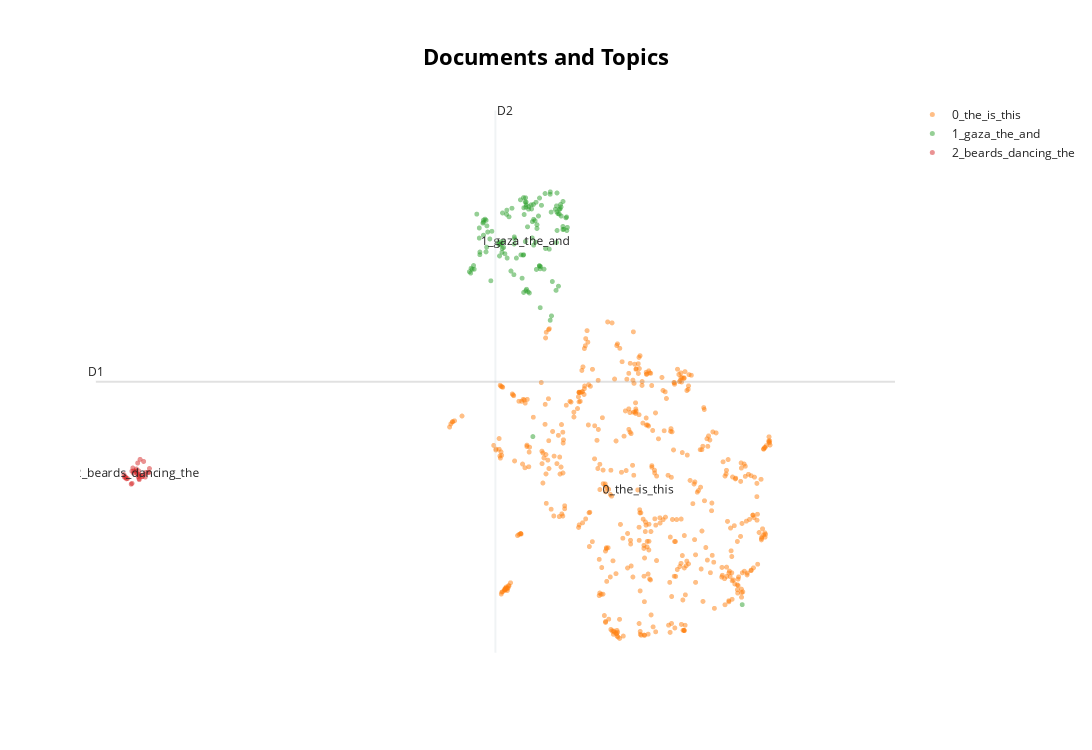

The notebook cell this image was saved under:
### Code cell
import pandas as pd
from bertopic import BERTopic


dfs1 = {
    'trump_gaza_1000.csv': pd.read_csv('../data/cleaned/trump_gaza_1000.csv'), 
    'JH_new_wars_1000': pd.read_csv('../data/cleaned/JH_new_wars_1000.csv'),
    'jack_vs_calley_1000': pd.read_csv('../data/cleaned/jack_vs_calley_1000.csv')
    }

embeddeding_001_model = BERTopic(
    embedding_model=GeminiEmbeddingBackend(),
    
)
for df_name, df in dfs1.items():
    print(f"Processing {df_name}...")
    topics, probs = embeddeding_001_model.fit_transform(df['cleaned_text'].tolist())
    fig = embeddeding_001_model.visualize_documents(docs=df['cleaned_text'].tolist(), topics=topics, custom_labels=df['text'].tolist())
    fig.show()

### Figure 1 — Plotly figure (JSON) as saved in the notebook; plotly's stock layout.template omitted (floating-point values rounded to 4 significant figures; data arrays with more than 128 entries replaced by an {"elided": "..."} marker saying what was removed)
{"data": [{"hoverinfo": "text", "hovertext": [null], "marker": {"color": "#CFD8DC", "opacity": 0.5, "size": 5}, "mode": "markers+text", "name": "other", "showlegend": false, "type": "scattergl", "x": [NaN], "y": [NaN]}, {"hoverinfo": "text", "hovertext": {"elided": "483 str values"}, "marker": {"opacity": 0.5, "size": 5}, "mode": "markers+text", "name": "0_the_is_this", "text": {"elided": "483 str values"}, "textfont": {"size": 12}, "type": "scattergl", "x": {"elided": "483 float values"}, "y": {"elided": "483 float values"}}, {"hoverinfo": "text", "hovertext": ["gaza is the  state .  us army get ready.", "trump ist the best president for the united staats of israel  !  i hope the usa get a president that loves so much his country smiling_face_with_smiling_eyes", "weird way to ceasefire by buying the land between israel and palestinian territories so he can act as a buffer.", "this is why i love trump. people were ignorant of gaza when biden was president. trump didn't even notice the bearded belly dancers!!! face_with_tears_of_joy", "cross on al aqsa the astonishing plan", "gaza is not in sale!", "people are crying but the idea of rebuilding gaza into a paradise is lovely. stop being so hysterical over an ai video people.", "call it \"trump gaza graveyard\"", "trump will make netanyahu and musk be his downfall", "i'm sure he realizes that he's not talking to investors for a new trump dump, but to the entire planet.  he's acting like this is a real estate deal for himself when it's supposed to be about rebuilding homes for the people whose lives have been destroyed by the convict's buddy netty.", "feast and dance the deal is done", "i mean, all things considered, i think it's better to live in a riviera than in a place completely destroyed by war", "real nu one-liked i'm student's trump of iran-", "i think trump's idea of turning gaza into a giant resort is terrible.  palestinians are not animals to be removed so that other people can take their place.", "trump gaza number  !face_with_tears_of_joy", "looks awesome! much better looking than the last  years in gaza", "isreal won this war", "trump will take over gaza", "he is clearly delusional!  will never happen!  this is palestinians home land and he thinks he is going to just displace the people and build something no one wants but him .", "miami vice moving to gaza", "racist trump envisions a palestinian free gaza.", "palestine will always remain a middle eastern country belonged by palestinians. not an american president and definitely not its spoiled child israel, will take it. not so dear usa try staying there away from middle east and europe and try minding your own business", "so you take a mass grave site and do what with it? build condos?", "musical_notes donald's coming to set you freebringing the light for all to seeno more tunnels no more feartrump gaza is finally heretrump gaza shining brightgolden future, a brand new light feast and dance the deal is donetrump gaza number trump gaza shining brightgolden future, a brand new light feast and dance the deal is donetrump gaza number  musical_notes", "sorry gaza, i don't think we're going to help.", "\"i dont wanna be a wise guy. \" buddy, you are actively shaking down the ukrainian president for your protection money. you are a mobster.", "trump is incarnation of reynald chatillon ( reynald planned to destroy of   holy places in mecca Confusion", "dis his dad leave gagza in inheritence to him?that's theiving private property and that also hunderds of miles away!", "it is just so telling that his image of a better gaza is a resort for ultra-rich people full of beach attractions, balloons, expensive clubs and luxury cars (that seemingly stray into pedestrian spaces all the timeConfusion. where are the normal people? where is transportation for everyone who is presumably running this stuff? are there also normal places to go?their idea of improvement is just a tourist trap for m+ net worths.", "trump gazans be like:\"netanyahu akbar!\"", "so, he shares a cartoonish version of the possibilities of what gaza could become. i don't see any harm in that. i'm quite sure the average gazan would rather live in luxury than what they've been living in for almost a century now.", "this is a place where only . million palestinians who talk about human rights are violating human rights today only palestine", "make gaza great again! that's what you voted for right?", "why are we in league with israel?", "trump = murderer.                    netanyahu = murderer.                           both are not considered as human anymore", "trump gaza number  party_poppermoney-mouth_face", "just wants to be the golden idol of the middle east .", "what a lovely vision for middle east lets hope president trump gonna deliver this project that could be tui top sell in ", "wuzhou, guangxi, is poised to be a major belt and road success for china, driven by a growing population, precision manufacturing, ai robotics, and semiconductor technology. with high speed connections to guangzhou, hong kong, and shenzhen extending into western china and vietnam, wuzhou is strategically positioned to become a key hub for innovation and trade.", "what. is. this?this isn't going to make anyone feel better of what gaza had been through. so many children have lost their families, alive or dead, and this is going to recover our pain?", "trump gaza is finally here!", "i am for this development but oppose him on canada partition,greenland and most policies otherwise", "this is a direct response to palestinian children celebrating the coffins of bibas family", "gaza? he won't fix the homelessness on streets in america?", "trump will get his hands on the gas fields off the coast of gaza. that's all. he will take over every foreign country for his benefits and make money while he cuts off anyone else.", "hope that iran will solve the problem and get rid off trump and netanjahu. if noone else can do it.", "don't worry folks..the palestinians can afford to stay", "so illegal immigration to the us is unacceptable, but illegal immigration to gaza is fine?", "\"and i will run these streets, like i run my casinosmore police and less latinos\"face_with_tears_of_joyface_with_tears_of_joyface_with_tears_of_joy-epicrapbattlesofhistory", "israel planned october th", "the best resort in the mediterranean: trump gaza.", "when will trump and netanyahu be judged on this earth, who have the blood of innocent palestinian children on their hands?crying_facecrying_facecrying_face", "don't let trump into the gaza", "imagine an arab leader posting such thing about turning usa into their dream resort place face_with_tears_of_joy like trump should stay in the usa and fix america first before heading over to the middle east.", "won't do usaid unless it's usannexation.", "will he likewise build a \"riviera\" in greenland?", "he cannot just take their home.......he is so self concerned.", "pray for the palestinians please red_heartred_heartred_heart", "interesting how all sides are upset by even a remote joke about prosperity for gaza", "\"welcome to aza now arab free\"disguesting", "finalmente una soluzione finale al problema palestinese.", "hyped to visit trump gaza!looks beautiful and glorious!", "being a realist, trump gaza, if ain't happening in the next  years, it should not even start.", "does egypt or jordan want palestinians in their country?", "no gaza is sufringcrying_face", "trump gaza # hugging_facehugging_face", "so, peaople of gaza ware fighting not to be under any ones shoe and to be separate nation (i still think that their war and prewar crimes ware horrid and they should be punishedConfusion  and now, the will be trmup gazians instead of palestinian.", "i thought you wanted the trans community and children to be closer...", "trump gaza number one....io penso: trump.....ummm copate....person_facepalmingperson_facepalmingperson_facepalming", "this is visionary. true genius. what is the alternative? constant war, relief programs and living in dirt because of extremists? djt needs applauding!", "i'd rather live in the present gaza than trump's gaza", "gaza is not for sale!!!", "he's talking about gaza like it belongs to he's mother", "face_with_tears_of_joyface_with_tears_of_joyface_with_tears_of_joy a very stu pid president, u think gazan fighters r like your slaves in the other countries. we learn u meaning of manhood n dignity is. money can just buy material things. our lands value is above all your silly dreams victory_handraised_fist from gaza land of pride that you'll just find in gaza n palestine", "trump's dream that will never come true. free palestine", "the palestinians  could have had a paradise; instead they spent billions on weapons & terror tunnels....", "trump gaza is finally here!", "where does he think all the builders will come from?", "palestine got to move out of gaza or this will continue or history repeats itself as egypt went to war in gaza and jordon    now israel", "donald the world is not a shop window, the planet is not for sale. you can't  measure everything in money.", ", people died, including , children, and he wants to displace a million and a half people from gaza so that we can see this scene? i have become convinced that you are an alien who does not live with us on earth. please step aside and leave us humans to solve our problems.", "lyrics:donald trump to set you freebringing the light for all to seeno more tunnels no more feartrump gaza is finally heretrump gaza shining brightgolden future a brand new lightpeace and dance the deal is donetrump gaza number onetrump gaza shining brightgolden future a brand new lightfeast and dance the deal is donetrump gaza number one", "the video reminds me of the mocking videos the idf posted of themselves blowing gaza up. cruel.", "oh i see thats why he give israel money and everything to make the palestinians hopeless and give up their lands", "great idea! face_with_tears_of_joy and he will take  milion people from gaza to the us, right?face_with_tears_of_joyface_with_tears_of_joyface_with_tears_of_joy", "gaza is not for anyone to just take it!", "so palestine just loses their territory? it's as simple as that?", "i love donald trump because i love truth, and i hate hypocrisy. donald trump is not responsible for the genocides in gaza. he is even the one that force the killers to negotiate winking_face", "funny how everyone in the comments judge this project as \"pure evil\" while what they probably consider a reasonable policy has led us to hamas.", "i'm not going to lie. if i travel to gaza for vacation, i will buy one of those golden statues as a souvenir.", "i like how trump is with the women , elon eating food face_with_tears_of_joy the song is catchy! i believe that trump could totally transform gaza", "trump's london, berlin, paris and so on will follow", "after disrespecting zelensky he is diverting attention of the people by disrespecting the middle east like someone who doesn't care anyone. smiling_face_with_open_mouth_&_cold_sweat", "all the people posting \"it's impossible\" comments forget that the middle east has great potential - look at uae, ksa, etc. beirut used to be the paris of the middle east. why not gaza too? anyone can dream, and free markets, technology and capitalism are strong motors for progress.", "trump gaza here we come!!!!!", "wait until we see ones about the ukrainian minerals and business in russia.", "knowing of the history of gaza and the situation...this is just disgusting and disrespectful to the reality that is happening in this moment. crying_face", "so they want to clone dubai? can the rich saudis pick up the bill as well since it is all saudi style...", "trump gaza casino and beach resort  soonface_with_open_mouth.", ": above the trump gaza sign, you see what's obviously a baphommet or goat head. on the side of each pillar you see what looks like an owl, a common symbol that means wisdom; the baphommet is in a dome that's an eye like the all-seeing eye and on the right pillar you see the number \"\" a common symbol in the occult.", "this will stay dreamyou never ever can take their land, if you want it you have to fight for it", "trampy started war in the beginning so he could build condos there", "whats funny about this, is that trump made a bluff on this and egypt, qatar and the uae stepped in and handled it. he got gaza fixed without even spending a cent. art or the deal, baby!!", "impossible trump clown_face  gaza is not a playground", "this is great thumbs_up  trump gaza we want to see. smiling_face_with_open_mouth_&_cold_sweat", "free free trump gaza free free trump gaza", "no true. usa  no come gaza, palestiina is free", "trump gaza number one", "gaza lago lets gooo", "shaytan trump and nethanjahu may your punishment be huge", "the genocide coalition has lost its mind! the indigenous native gazans will never surrender to white settler colonization of their native lands.", "is this video intended for the people of gaza to watch?", "trump gaza best gaza!", "that video is so sick!!! trump gaza #", "trump wants to make gaza like uae and qatarwhat's wrong with that?", "whats the deal with this, the us takes over gaza and builds this monstrosity and then trump claims it as his?", "i thought the united arab emirates was the riviera of the middle east.", "will the lions of gaza allow you to do that?", "imagine crying_facetrump wanted to displaced the poor people of gaza for making the hotspot of  nude dance with girl... waahwhat a barbaric mind occupied he is...!", "so...trump shares this.....does he know that by the time gaza looked like this he would literally be like  years old, and dead?", "where's the respect for all the people who were murdered in gaza without mercy? that guy will definitely be the down fall of everything.", "trump gaza # face_with_tears_of_joyface_with_tears_of_joyface_with_tears_of_joyit's catchy", "face_with_open_mouth_&_cold_sweat\"peter, don't! they say if you watch that video, you'll die!\"peter griffin: \"ahh that's a lot of baloni!\"the video:musical_notes\"donald trump is to set you free! donald trump number #!\"musical_notesalso peter:skull_and_crossbonesskull_and_crossbones", "trump sending us weapons to israel takes on a whole new dimension when these plans are revealed. it is the clearing of palestinians as if they are no more than rubble from all the , pound bombs already dropped, to make way for his resort enterprise.", null], "marker": {"opacity": 0.5, "size": 5}, "mode": "markers+text", "name": "1_gaza_the_and", "text": ["", "", "", "", "", "", "", "", "", "", "", "", "", "", "", "", "", "", "", "", "", "", "", "", "", "", "", "", "", "", "", "", "", "", "", "", "", "", "", "", "", "", "", "", "", "", "", "", "", "", "", "", "", "", "", "", "", "", "", "", "", "", "", "", "", "", "", "", "", "", "", "", "", "", "", "", "", "", "", "", "", "", "", "", "", "", "", "", "", "", "", "", "", "", "", "", "", "", "", "", "", "", "", "", "", "", "", "", "", "", "", "", "", "", "", "", "", "", "", "", "", "", "", "", "1_gaza_the_and"], "textfont": {"size": 12}, "type": "scattergl", "x": [10.67, 11.68, 10.49, 11.16, 10.71, 10.19, 9.971, 11.04, 11.51, 10.97, 11.51, 11.12, 11.67, 11.07, 11.52, 10.89, 10.47, 11.1, 10.71, 10.98, 11.05, 10.47, 10.99, 11.38, 10.17, 11.4, 11.63, 10.06, 10.89, 11.07, 10.84, 10.2, 10.58, 10.43, 11.62, 11.58, 11.42, 11.19, 11.26, 9.959, 11.03, 10.89, 9.882, 10.5, 11.29, 11.7, 10.54, 10.57, 11.38, 10.51, 11.13, 11.62, 10.89, 11.2, 11.53, 10.94, 14.94, 10.45, 10.75, 10.3, 10.72, 10.92, 10.93, 10.52, 10.26, 11.55, 10.22, 9.906, 11.47, 10.86, 10.93, 10.14, 10.14, 10.71, 10.96, 10.58, 10.93, 10.93, 10.41, 10.02, 10.19, 11.38, 9.933, 10.44, 11.5, 10.13, 10.49, 11.55, 10.28, 10.21, 11.5, 11.36, 11.49, 10.88, 10.98, 11.06, 10.08, 11.18, 11.5, 11.59, 10.65, 11.2, 10.9, 11.4, 11.56, 10.92, 10.62, 11.22, 10.83, 11.69, 10.06, 9.913, 11.12, 11.29, 11.05, 11.07, 11.18, 10.14, 11.13, 11.18, 10.08, 11.57, 11.62, 11.11, 10.92], "y": [9.525, 9.367, 8.728, 9.385, 9.007, 9.306, 8.421, 9.513, 9.123, 8.013, 9.802, 8.419, 9.352, 8.858, 9.428, 9.718, 8.885, 9.299, 8.323, 9.556, 9.283, 8.914, 7.992, 9.779, 9.328, 7.577, 9.145, 8.986, 8.684, 9.594, 8.682, 8.822, 9.491, 8.871, 9.196, 9.549, 8.199, 8.43, 8.423, 8.488, 9.588, 8.002, 8.377, 9.44, 8.797, 9.179, 8.702, 9.415, 7.498, 8.924, 9.16, 9.141, 9.534, 8.47, 8.115, 8.06, 2.351, 8.865, 8.624, 9.109, 8.972, 9.716, 9.548, 8.817, 8.97, 9.504, 9.095, 8.352, 9.507, 8.259, 9.589, 9.274, 9.038, 8.879, 9.19, 8.624, 9.638, 8.034, 8.904, 9.42, 8.736, 9.822, 8.421, 8.662, 8.905, 9.256, 8.797, 9.419, 8.213, 9.207, 9.568, 8.785, 8.039, 8.676, 9.509, 5.393, 8.732, 8.486, 9.459, 9.384, 8.389, 7.726, 9.412, 9.456, 9.514, 9.639, 9.371, 9.579, 9.678, 9.122, 9.169, 8.439, 9.634, 9.792, 8.988, 9.325, 8.481, 9.311, 9.228, 9.71, 8.685, 9.594, 9.648, 8.912, 8.923]}, {"hoverinfo": "text", "hovertext": ["question?  why dancing men?", "why do the female dancers at : have beards? this can only mean two things: either the trump guys have secretly a heart for trans people  or this video has been assembled with the same meticulous care for detail typical for all of trump's actions.", "its the bearded dancers for meface_with_tears_of_joyface_with_tears_of_joy", "what are those guys with beards and dancing on women's dresses ? are they trans or what ?", "belly dancers have beards at :  thinking_face", "so uhh are wegonna just ignore the beards on those girls dancing at : face_with_tears_of_joyface_with_tears_of_joy", "my favourite part is the bikini ladies with beards dancing on the beach", "im not sure at : wheter the people there want to have bearded women", ": these women have beards... or better said men heads.", ": those women with beard is most american think ever", ": love to see how happy these bearded men in bikinis are dancing face_with_tears_of_joy", "what the heck with the bearded trans girl dancing hahaha", "does he realize the women dancers have beards?", "breaded belly dancers are next", "i would just like to point out : and say that's a nice detail for the ai to have included. bearded bikini dancers were not on my bingo card for this weeks' insanity, but i will take whatever shimmer of light(heartednessConfusion i can get.", "i anyone else noticed that the two ladies dancing on the beach right after elon eating have beards?face_with_tears_of_joyface_with_tears_of_joyface_with_tears_of_joyface_with_tears_of_joyface_with_tears_of_joy", "why do the beach belly dancers have full beards?out of control.", "is anybody seeing the bearded ladies face_with_tears_of_joyface_with_tears_of_joyface_with_tears_of_joyface_with_tears_of_joyface_with_tears_of_joyface_with_tears_of_joyface_with_tears_of_joyface_with_tears_of_joyface_with_tears_of_joyface_with_tears_of_joyface_with_tears_of_joyface_with_tears_of_joy", ": i guess even trump himself didnt expect men with full grown beard dressed up as women dancing on the beach", "why do the women have full beards?", "why is no one discussing the bearded ladies belly dancing... thinking_facethinking_facethinking_face", "yeah, he really posted this...women with beards. uhuh, yeah that's totally something he would do.", "no body seen the guy dancers with full beards??? eyes", "why does he have bearded women dancing", ": why do the men in drag look like the brothers from opal in sky", "harem girls on the beach had full beards.", "anyone see the trans woman belly-dancers?", "why do the women at : have beards face_with_tears_of_joy", "men in long beards dancing in genie costumes, wait what face_with_open_mouth?", "i just find it funny that trump shared a video with belly dancers with beards", "why do the belly dancers have beards face_with_tears_of_joy", "in ww germans created funny images of yews with funny noses. nothing bad with that. we all laughed. till we saw the next steps. nothing bad showing a rebuild country where its bearded citizens entertain the world people with belly dances.", "the dancing girls have beards. thrown under the bus by ai.", null], "marker": {"opacity": 0.5, "size": 5}, "mode": "markers+text", "name": "2_beards_dancing_the", "text": ["", "", "", "", "", "", "", "", "", "", "", "", "", "", "", "", "", "", "", "", "", "", "", "", "", "", "", "", "", "", "", "", "", "2_beards_dancing_the"], "textfont": {"size": 12}, "type": "scattergl", "x": [3.69, 3.727, 3.85, 3.637, 3.737, 3.877, 3.87, 3.539, 3.483, 3.495, 3.92, 3.692, 3.648, 3.76, 3.815, 3.937, 3.622, 3.946, 3.838, 3.508, 3.767, 3.472, 3.748, 3.62, 3.653, 3.519, 3.723, 3.607, 3.705, 3.772, 3.757, 3.753, 3.809, 3.712], "y": [4.763, 4.914, 4.711, 4.824, 4.669, 4.747, 4.661, 4.634, 4.655, 4.665, 4.745, 4.772, 4.731, 4.697, 4.671, 4.744, 4.546, 4.814, 4.942, 4.654, 4.703, 4.707, 4.771, 4.767, 4.773, 4.628, 4.723, 4.532, 4.807, 4.981, 4.613, 4.632, 4.666, 4.723]}], "layout": {"annotations": [{"showarrow": false, "text": "D1", "x": 2.952, "y": 6.387, "yshift": 10}, {"showarrow": false, "text": "D2", "x": 10.36, "xshift": 10, "y": 11.29}], "height": 750, "shapes": [{"line": {"color": "#CFD8DC", "width": 2}, "type": "line", "x0": 10.36, "x1": 10.36, "y0": 1.48, "y1": 11.29}, {"line": {"color": "#9E9E9E", "width": 2}, "type": "line", "x0": 2.952, "x1": 17.78, "y0": 6.387, "y1": 6.387}], "title": {"font": {"color": "Black", "size": 22}, "text": "<b>Documents and Topics</b>", "x": 0.5, "xanchor": "center", "yanchor": "top"}, "width": 1200, "xaxis": {"visible": false}, "yaxis": {"visible": false}}}
